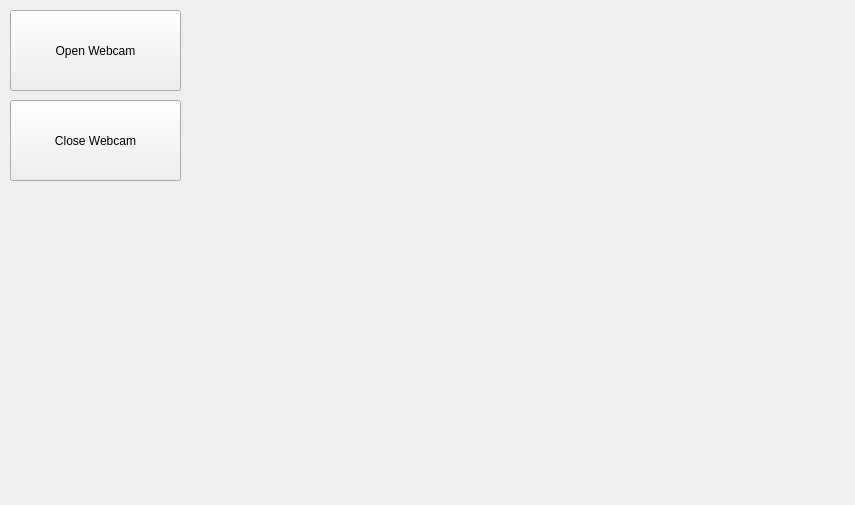
<?xml version="1.0" encoding="UTF-8"?>
<ui version="4.0">
 <class>MainWindow</class>
 <widget class="QMainWindow" name="MainWindow">
  <property name="geometry">
   <rect>
    <x>0</x>
    <y>0</y>
    <width>855</width>
    <height>505</height>
   </rect>
  </property>
  <property name="windowTitle">
   <string>MainWindow</string>
  </property>
  <widget class="QWidget" name="centralWidget">
   <widget class="QPushButton" name="pushButton_open_webcam">
    <property name="geometry">
     <rect>
      <x>10</x>
      <y>10</y>
      <width>171</width>
      <height>81</height>
     </rect>
    </property>
    <property name="text">
     <string>Open Webcam</string>
    </property>
   </widget>
   <widget class="QPushButton" name="pushButton_close_webcam">
    <property name="geometry">
     <rect>
      <x>10</x>
      <y>100</y>
      <width>171</width>
      <height>81</height>
     </rect>
    </property>
    <property name="text">
     <string>Close Webcam</string>
    </property>
   </widget>
   <widget class="QLabel" name="label">
    <property name="geometry">
     <rect>
      <x>200</x>
      <y>10</y>
      <width>640</width>
      <height>480</height>
     </rect>
    </property>
    <property name="text">
     <string/>
    </property>
   </widget>
  </widget>
 </widget>
 <layoutdefault spacing="6" margin="11"/>
 <resources/>
 <connections/>
</ui>
